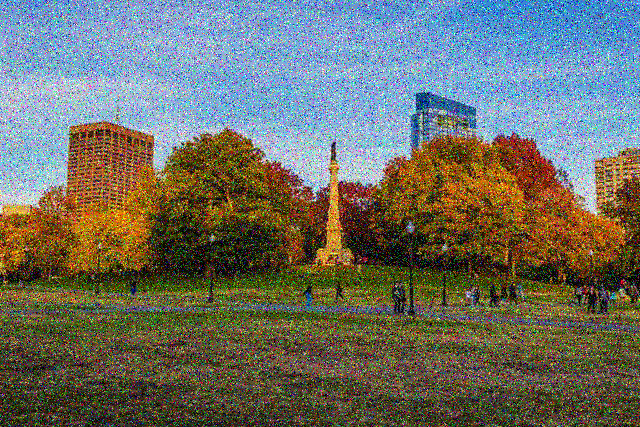
#> input picture Fundamental Operations/Resources/Photos/noised_park.png, 640 x 427 px
$ python Gaussian.py
#> lines starting #> are read from the running program, lines starting #| are printed output that depends on the picture
import cv2 as cv
from matplotlib import pyplot as plt

'''
In this method, instead of a box filter, a Gaussian kernel is used.
Gaussian blurring is highly effective in removing Gaussian noise from an image.
We can create a Gaussian kernel with the function, cv.getGaussianKernel().
->Gaussian filter takes the neighbourhood around the pixel and finds its Gaussian weighted average.
--> here I am taking image in which I have manually added 50% noise....
'''

# read an image
img = cv.imread('../Resources/Photos/noised_park.png')
#> img is the input picture: shape (427, 640, 3); mean B, G, R 101.8, 111.4, 109.4
# cv.imshow('Original Image',img)

# Gaussian Blur using getGaussianKernel() method
gaussian_kernel = cv.getGaussianKernel(ksize=7,sigma=2)
smoothed_img = cv.filter2D(src=img,ddepth=-1,kernel=gaussian_kernel)
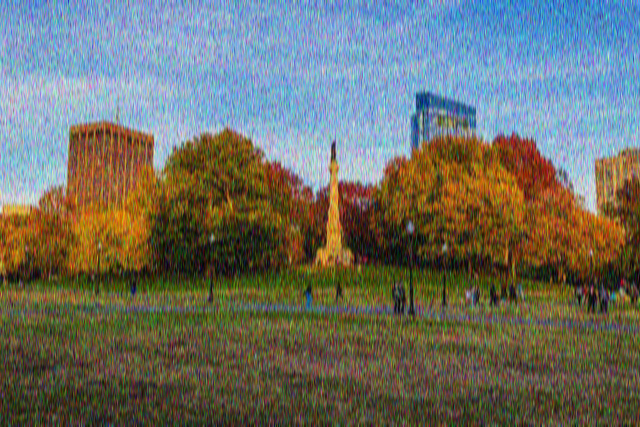
#> smoothed_img: shape (427, 640, 3); mean B, G, R 101.8, 111.4, 109.4
smoothed_img2 = cv.sepFilter2D(src=img,ddepth=-1,kernelX=gaussian_kernel,kernelY=gaussian_kernel)
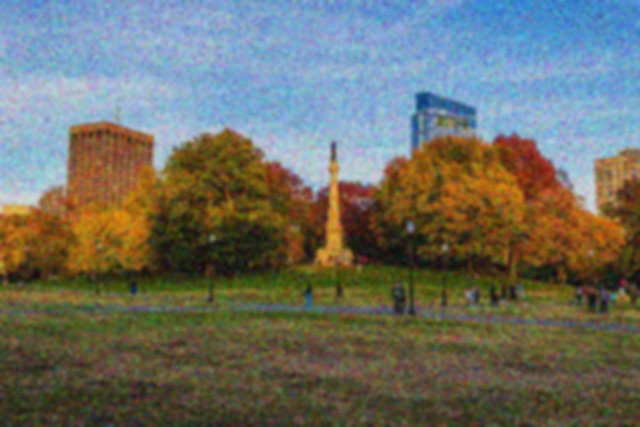
#> smoothed_img2: shape (427, 640, 3); mean B, G, R 101.8, 111.5, 109.4
# cv.imshow('getGaussianKernel() ',smoothed_img)
# cv.imshow('getGaussianKernel() 2 ',smoothed_img2)


# Gaussian Blur using conventional GaussianBlur() method
gaussian_blur = cv.GaussianBlur(src=img,ksize=(7,7),sigmaX=0)
# cv.imshow('Gaussian Blur',gaussian_blur)


# I have done this because plt.imshow() shows RGB format
img = cv.cvtColor(src=img, code=cv.COLOR_BGR2RGB)
gaussian_blur = cv.cvtColor(src=gaussian_blur,code=cv.COLOR_BGR2RGB)
smoothed_img = cv.cvtColor(src=smoothed_img,code=cv.COLOR_BGR2RGB)
smoothed_img2 = cv.cvtColor(src=smoothed_img2,code=cv.COLOR_BGR2RGB)

# draw pixel distribution after smoothing
plt.subplot(241), plt.imshow(img),plt.title('Noised Image')
plt.subplot(242), plt.imshow(gaussian_blur),plt.title('Gaussian Blur GaussianBlur()')
plt.subplot(243), plt.imshow(smoothed_img),plt.title('getGaussianKernel() with Filter2D()')
plt.subplot(244), plt.imshow(smoothed_img2),plt.title('getGaussianKernel() with sepFilter2D()')
plt.subplot(245),plt.hist(img.ravel(),256,[0,256],color='red'),plt.xlim([0, 256])
plt.subplot(246),plt.hist(gaussian_blur.ravel(),256,[0,256],color='blue'),plt.xlim([0, 256])
plt.subplot(247),plt.hist(smoothed_img.ravel(),256,[0,256],color='orange'),plt.xlim([0, 256])
plt.subplot(248),plt.hist(smoothed_img2.ravel(),256,[0,256],color='purple'),plt.xlim([0, 256])

plt.show()
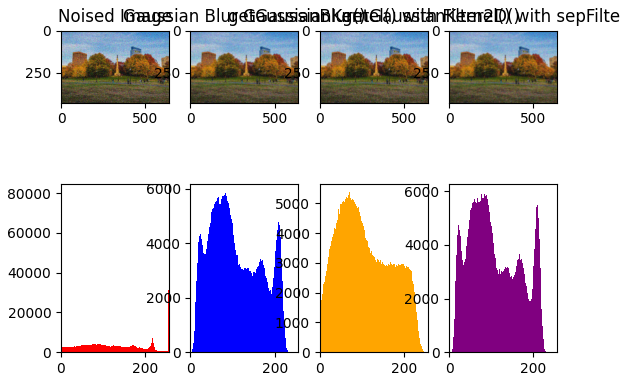
#> figure drawn by matplotlib, 8 panels; panel 5: tallest bar 80524 high, from x = 0 to 1; panel 6: tallest bar 5878 high, from x = 82 to 83; panel 7: tallest bar 5372 high, from x = 70 to 71; panel 8: tallest bar 5970 high, from x = 82 to 83
#

cv.waitKey(0)
